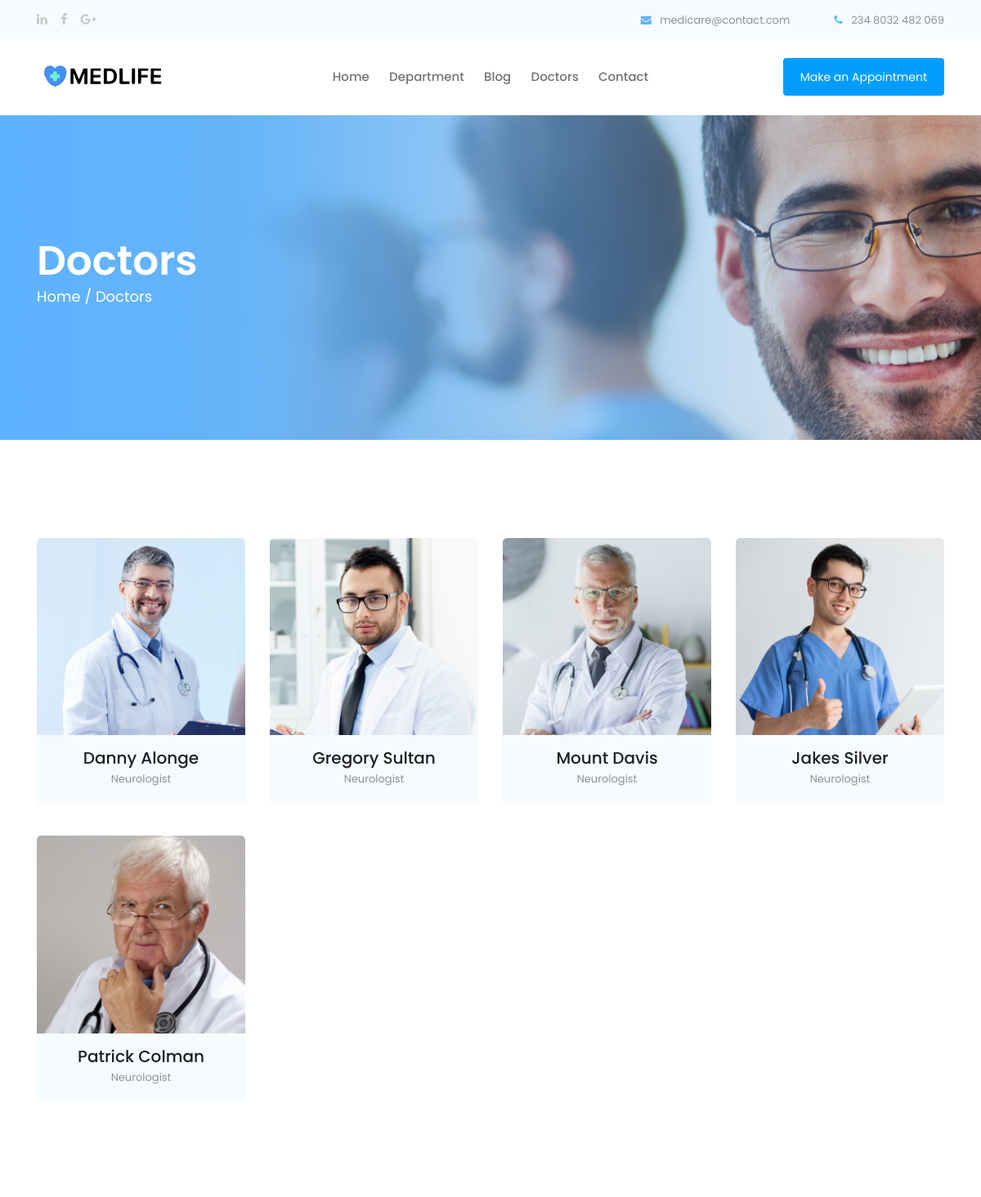
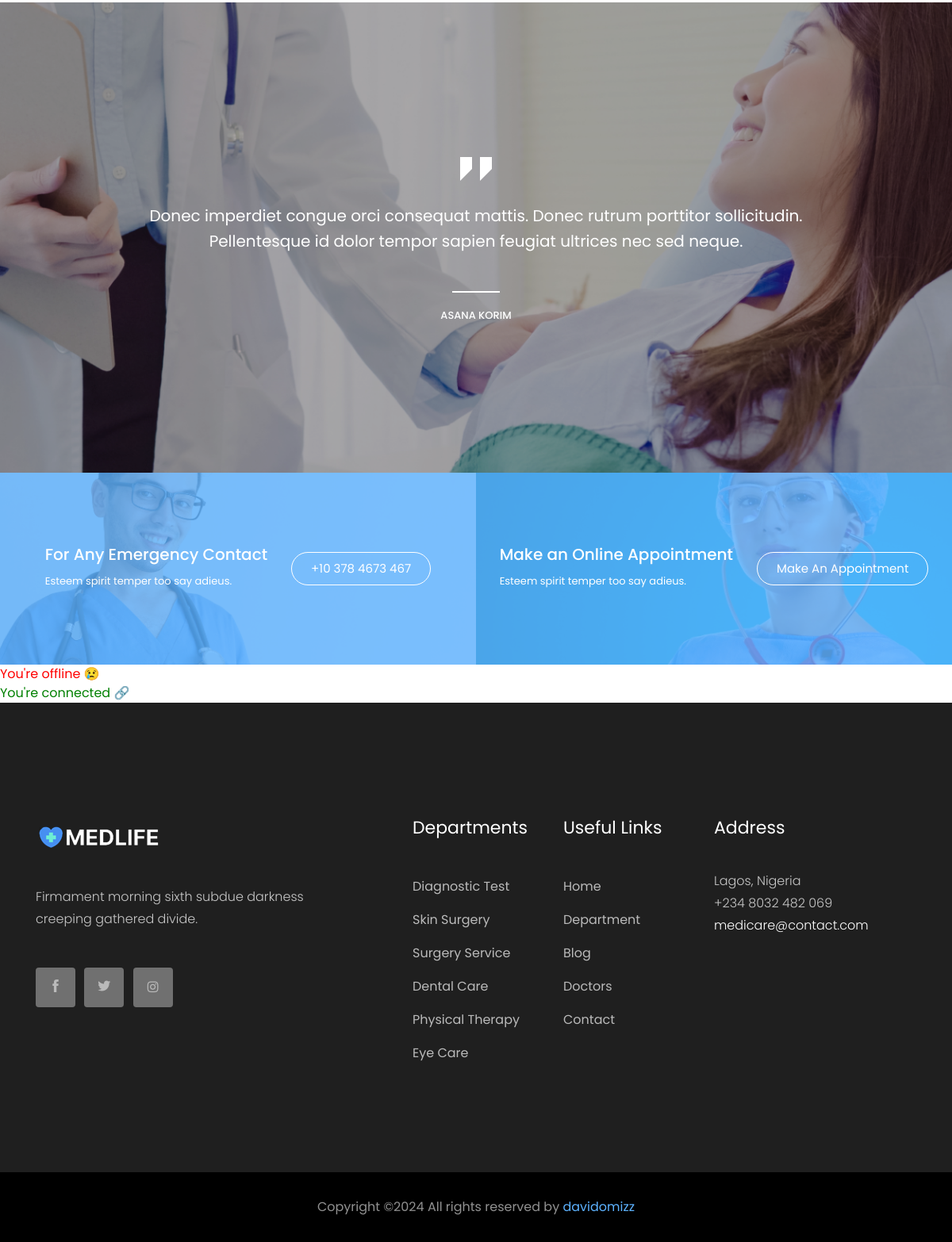
Page /doctors on the committed database (2 pictures, top to bottom).
### app/models.py (models this page shows, shortened)
class Doctor(models.Model):
    image = models.ImageField(upload_to='doctor-images')
    name = models.CharField(max_length=255)
    specialty = models.ForeignKey(Specialty, on_delete=models.CASCADE)
    department = models.ForeignKey(Department, on_delete=models.CASCADE)
    email = models.EmailField()
    is_available = models.BooleanField(default=True)

class Specialty(models.Model):
    name = models.CharField(max_length=255)
    decsciption = models.CharField(max_length=255)
    def __str__(self):
        return self.name

class Review(models.Model):
    name = models.CharField(max_length=255)
    content = models.TextField()

class Department(models.Model):
    image = models.ImageField(upload_to='department-images')
    name = models.CharField(max_length=255)
    slug = models.SlugField(max_length=255, unique=True, null= True, blank=True)
    description = RichTextField()

### app/views.py (the view)
# urls.py: path('doctors', views.doctors, name='doctors'),
def doctors(request):
    return handle_form_submission(request, 'doctors.html', 'doctors')

### app/templates/Doctors.html (shortened to what this page needs)
{% extends 'base.html' %}
{% load static %}
{% block content %}
    <div class="bradcam_area breadcam_bg_2 bradcam_overlay">
        <div class="container">
            <div class="row">
                <div class="col-xl-12">
                    <div class="bradcam_text">
                        <h3>Doctors</h3>
                        <p><a href="{% url 'home' %}">Home /</a> Doctors</p>
                    </div>
                </div>
            </div>
        </div>
    </div>
    <div class="expert_doctors_area doctor_page">
        <div class="container">
            <div class="row">
                {% if doctors %}
                    {% for doctor in doctors %}
                        <div class="col-md-6 col-lg-3">
                            <div class="single_expert mb-40">
                                <div class="expert_thumb">
                                    <img src="{{ doctor.image.url }}" alt="">
                                </div>
                                <div class="experts_name text-center">
                                    <h3>{{ doctor.name }}</h3>
                                    <span>{{ doctor.specialty }}</span>
                                </div>
                            </div>
                        </div>
                    {% endfor %}
                {% endif %}
            </div>
        </div>
    </div>
    <div class="testmonial_area">
        <div class="testmonial_active owl-carousel">
            {% if reviews %}
                {% for review in reviews %}
                    <div class="single-testmonial testmonial_bg_1 overlay2">
                        <div class="container">
                            <div class="row">
                                <div class="col-xl-10 offset-xl-1">
                                    <div class="testmonial_info text-center">
                                        <div class="quote">
                                            <i class="flaticon-straight-quotes"></i>
                                        </div>
                                        <p>{{ review.content }}</p>
                                        <div class="testmonial_author">
                                            <h4>{{ review.name }}</h4>
                                        </div>
                                    </div>
                                </div>
                            </div>
                        </div>
                    </div>
                {% endfor %}
            {% endif %}
        </div>
    </div>
    <div class="Emergency_contact">
        <div class="conatiner-fluid p-0">
            <div class="row no-gutters">
                <div class="col-xl-6">
                    <div class="single_emergency d-flex align-items-center justify-content-center emergency_bg_1 overlay_skyblue">
                        <div class="info">
                            <h3>For Any Emergency Contact</h3>
                            <p>Esteem spirit temper too say adieus.</p>
                        </div>
                        <div class="info_button">
                            <a href="#" class="boxed-btn3-white">+10 378 4673 467</a>
                        </div>
                    </div>
                </div>
                <div class="col-xl-6">
                    <div class="single_emergency d-flex align-items-center justify-content-center emergency_bg_2 overlay_skyblue">
                        <div class="info">
                            <h3>Make an Online Appointment</h3>
                            <p>Esteem spirit temper too say adieus.</p>
                        </div>
                        <div class="info_button">
                            <a href="#test-form" class="boxed-btn3-white popup-with-form">Make an Appointment</a>
                        </div>
                    </div>
                </div>
            </div>
        </div>
    </div>
{% endblock %}

### app/templates/base.html (shortened to what this page needs)
{% load static %}
<!doctype html>
<html class="no-js" lang="zxx">
<head>
    <link rel="stylesheet" href="{% static 'css/bootstrap.min.css' %}">
    <link rel="stylesheet" href="{% static 'css/owl.carousel.min.css' %}">
    <link rel="stylesheet" href="{% static 'css/magnific-popup.css' %}">
    <link rel="stylesheet" href="{% static 'css/font-awesome.min.css' %}">
    <link rel="stylesheet" href="{% static 'css/themify-icons.css' %}">
    <link rel="stylesheet" href="{% static 'css/nice-select.css' %}">
    <link rel="stylesheet" href="{% static 'css/flaticon.css' %}">
    <link rel="stylesheet" href="{% static 'css/gijgo.css' %}">
    <link rel="stylesheet" href="{% static 'css/animate.css' %}">
    <link rel="stylesheet" href="{% static 'css/slicknav.css' %}">
    <link rel="stylesheet" href="{% static 'css/style.css' %}">
    <link rel="stylesheet" type="text/css" href="https://cdn.jsdelivr.net/npm/toastify-js/src/toastify.min.css">
</head>
<body>
    <header>
        <div class="header-area ">
            <div class="header-top_area">
                <div class="container">
                    <div class="row">
                        <div class="col-xl-6 col-md-6 ">
                            <div class="social_media_links">
                                <a href="#">
                                    <i class="fa fa-linkedin"></i>
                                </a>
                                <a href="#">
                                    <i class="fa fa-facebook"></i>
                                </a>
                                <a href="#">
                                    <i class="fa fa-google-plus"></i>
                                </a>
                            </div>
                        </div>
                        <div class="col-xl-6 col-md-6">
                            <div class="short_contact_list">
                                <ul>
                                    <li><a href="mailto:medicare@contact.com"> <i class="fa fa-envelope"></i> medicare@contact.com</a></li>
                                    <li><a href="#"> <i class="fa fa-phone"></i> 234 8032 482 069</a></li>
                                </ul>
                            </div>
                        </div>
                    </div>
                </div>
            </div>
            <div id="sticky-header" class="main-header-area">
                <div class="container">
                    <div class="row align-items-center">
                        <div class="col-xl-3 col-lg-2">
                            <div class="logo">
                                <a href="{% url 'home' %}">
                                    <img src="{% static 'img/Frame_2__1_-removebg-preview.png' %}" alt="">
                                </a>
                            </div>
                        </div>
                        <div class="col-xl-6 col-lg-7">
                            <div class="main-menu  d-none d-lg-block">
                                <nav>
                                    <ul id="navigation">
                                        <li><a class="active" href="{% url 'home' %}">home</a></li>
                                        <li><a href="{% url 'department' %}">Department</a></li>
                                        <li><a href="{% url 'post' %}">blog</a></li>
                                        <li><a href="{% url 'doctors' %}">Doctors</a></li>
                                        <li><a href="{% url 'contact' %}">Contact</a></li>
                                    </ul>
                                </nav>
                            </div>
                        </div>
                        <div class="col-xl-3 col-lg-3 d-none d-lg-block">
                            <div class="Appointment">
                                <div class="book_btn d-none d-lg-block">
                                    <a class="popup-with-form" href="#test-form">Make an Appointment</a>
                                </div>
                            </div>
                        </div>
                        <div class="col-12">
                        </div>
                    </div>
                </div>
            </div>
        </div>
    </header>
    {% block content %}
    {% endblock %}
    <div class="msg" data-status="offline">You're offline 😢</div>
    <div class="msg" data-status="online">You're connected 🔗</div>
    <footer class="footer">
        <div class="footer_top">
            <div class="container">
                <div class="row">
                    <div class="col-xl-4 col-md-6 col-lg-4">
                        <div class="footer_widget">
                            <div class="footer_logo">
                                <a href="#">
                                    <img src="{% static 'img/logo-footer.png' %}" alt="">
                                </a>
                            </div>
                            <p>
                                    Firmament morning sixth subdue darkness
                                    creeping gathered divide.
                            </p>
                            <div class="socail_links">
                                <ul>
                                    <li>
                                        <a href="https://web.facebook.com/david.omisakin/">
                                            <i class="ti-facebook"></i>
                                        </a>
                                    </li>
                                    <li>
                                        <a href="https://twitter.com/davidomizz">
                                            <i class="ti-twitter-alt"></i>
                                        </a>
                                    </li>
                                    <li>
                                        <a href="https://www.instagram.com/davidomizz/">
                                            <i class="fa fa-instagram"></i>
                                        </a>
                                    </li>
                                </ul>
                            </div>
                        </div>
                    </div>
                    <div class="col-xl-2 offset-xl-1 col-md-6 col-lg-3">
                        <div class="footer_widget">
                            <h3 class="footer_title">
                                    Departments
                            </h3>
                            <ul>
                                {% if departments %}
                                    {% for department in departments %}
                                        <li><a href="{% url 'single_department' department.slug %}">{{  department.name }}</a></li>
                                    {% endfor %}
                                {% endif %}
                            </ul>
                        </div>
                    </div>
                    <div class="col-xl-2 col-md-6 col-lg-2">
                        <div class="footer_widget">
                            <h3 class="footer_title">
                                    Useful Links
                            </h3>
                            <ul>
                                <li><a href="{% url 'home' %}">Home</a></li>
                                <li><a href="{% url 'department' %}">Department</a></li>
                                <li><a href="{% url 'post' %}">Blog</a></li>
                                <li><a href="{% url 'doctors' %}">Doctors</a></li>
                                <li><a href="{% url 'contact' %}">Contact</a></li>
                            </ul>
                        </div>
                    </div>
                    <div class="col-xl-3 col-md-6 col-lg-3">
                        <div class="footer_widget">
                            <h3 class="footer_title">
                                    Address
                            </h3>
                            <p>
                                Lagos, Nigeria <br>
                                +234 8032 482 069 <br>
                                <a href="mailto:medicare@contact.com" class="text-white">medicare@contact.com</a>
                            </p>
                        </div>
                    </div>
                </div>
            </div>
        </div>
        <div class="copy-right_text">
            <div class="container">
                <div class="footer_border"></div>
                <div class="row">
                    <div class="col-xl-12">
                        <p class="copy_right text-center">
    Copyright &copy;<script>document.write(new Date().getFullYear());</script> All rights reserved by <a href="https://davidomizz.pythonanywhere.com/" target="_blank">davidomizz</a>
                        </p>
                    </div>
                </div>
            </div>
        </div>
    </footer>
</body>
</html>

### rows in the picture
Doctor: image (picture), name "Danny Alonge", specialty "Neurologist"
Doctor: image (picture), name "Gregory Sultan", specialty "Neurologist"
Doctor: image (picture), name "Mount Davis", specialty "Neurologist"
Doctor: image (picture), name "Jakes Silver", specialty "Neurologist"
Doctor: image (picture), name "Patrick Colman", specialty "Neurologist"
Review: content "Donec imperdiet congue orci consequat mattis. Donec rutrum porttitor sollicitudin. Pellentesque id dolor tempor sapien feugiat ultrices nec sed neque.", name "ASANA KORIM"
Department: name "Diagnostic Test"
Department: name "Skin Surgery"
Department: name "Surgery Service"
Department: name "Dental Care"
Department: name "Physical Therapy"
Department: name "Eye Care"
